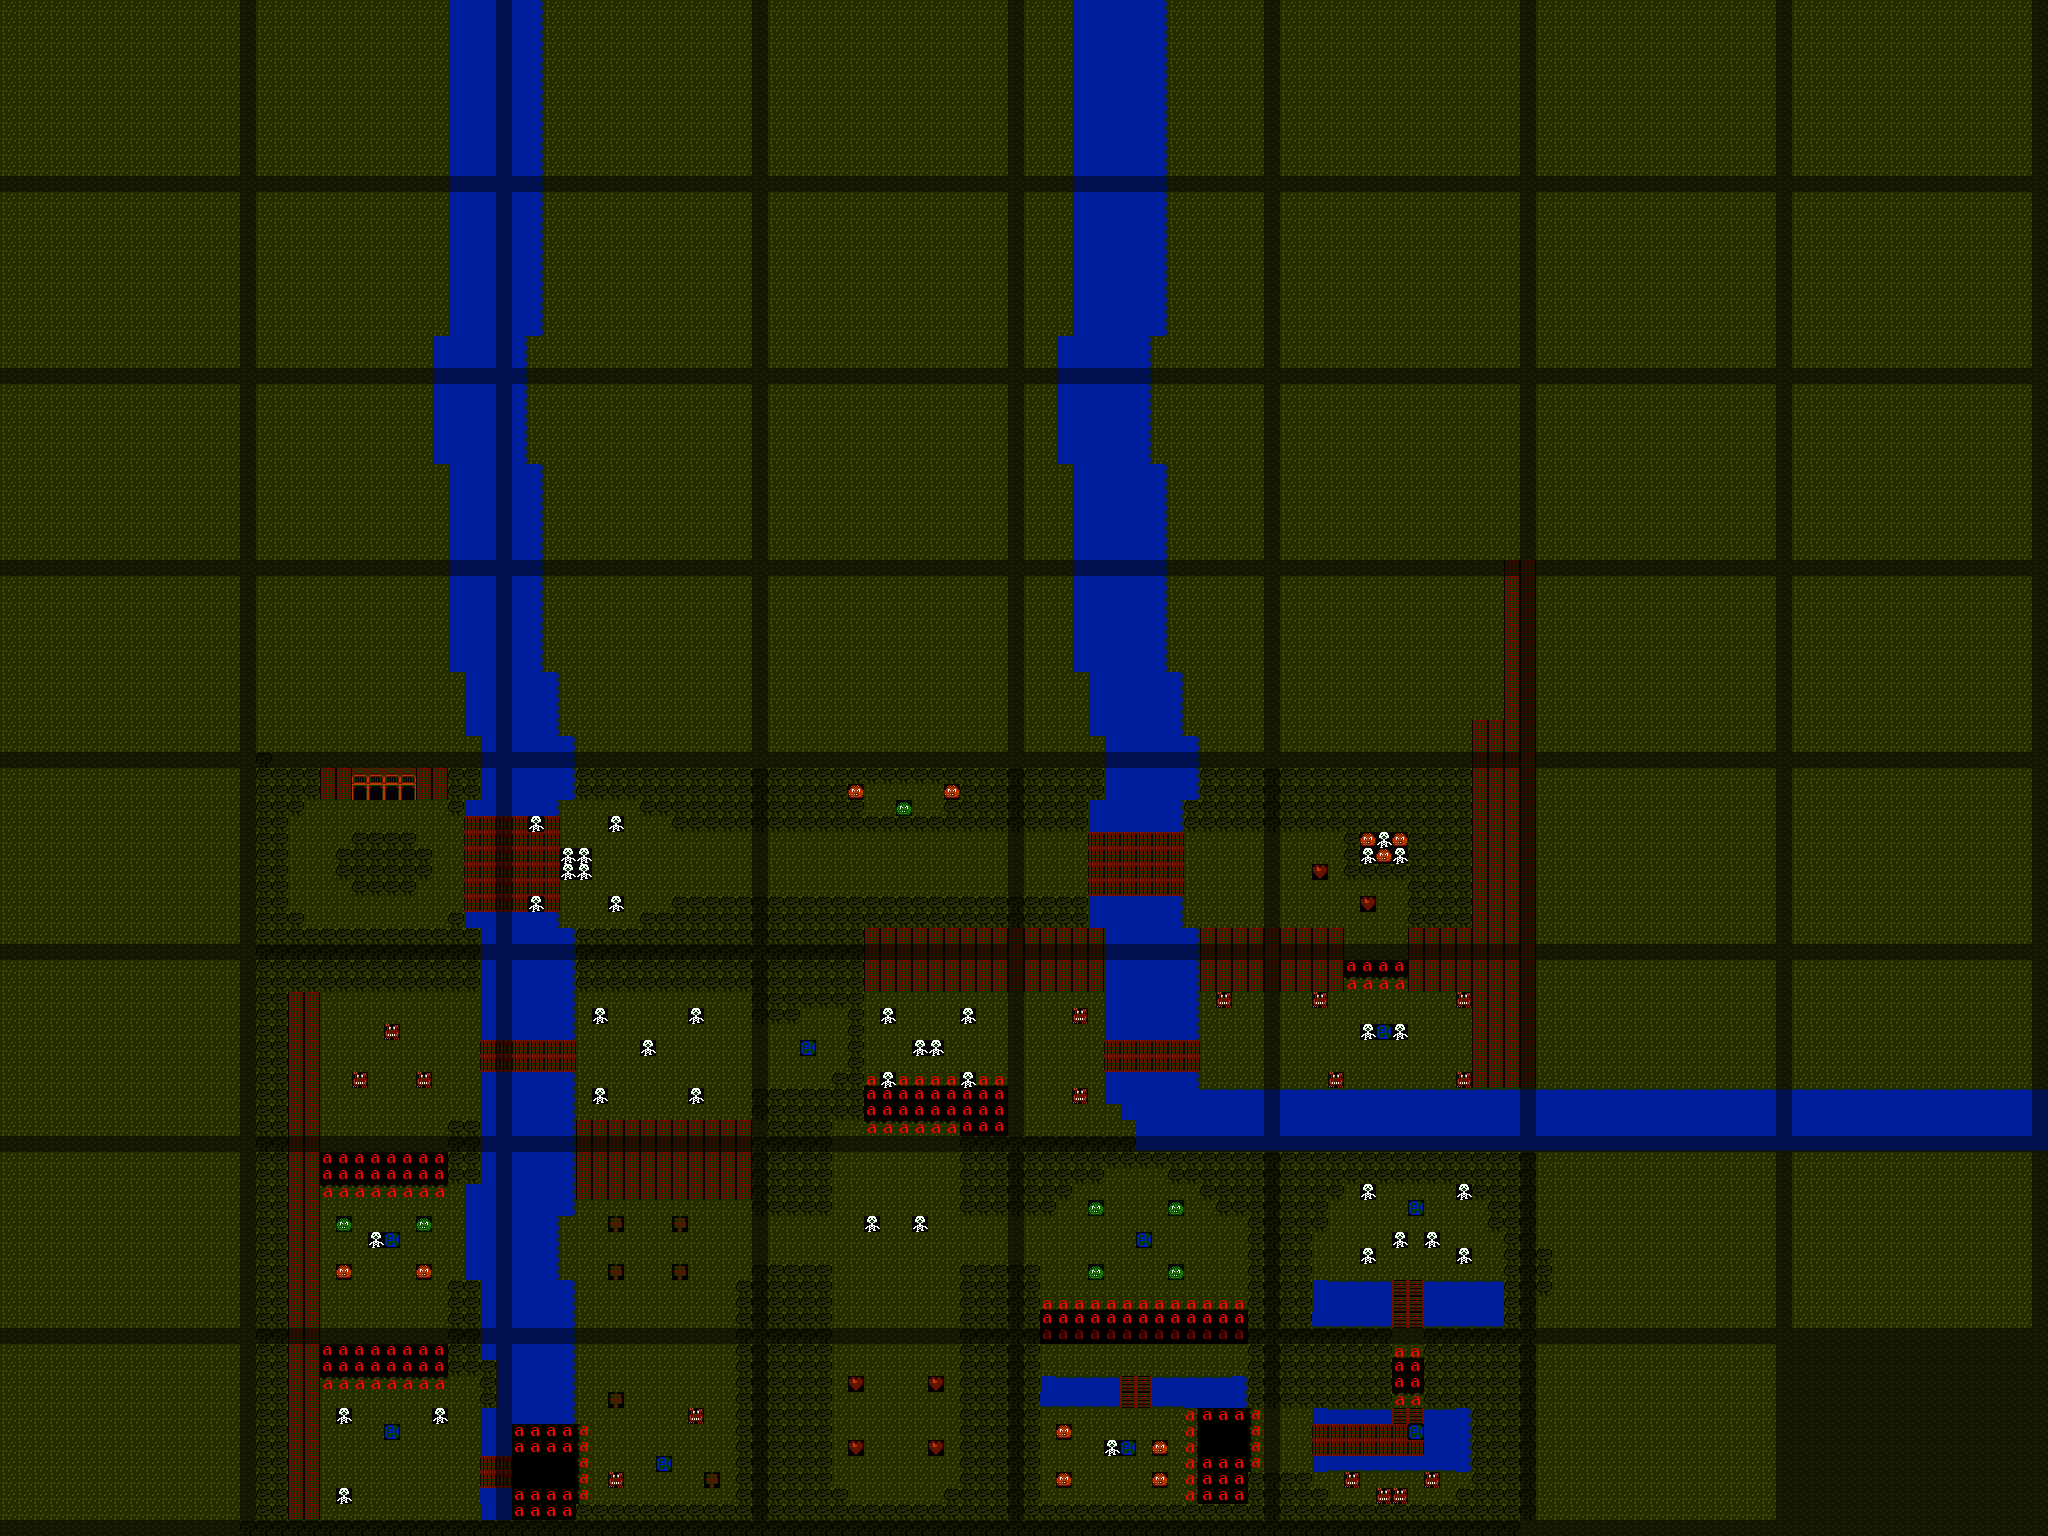

This is a level from a 2D game, rendered from its Tiled map with the project's own tilesets. A one-line summary and the map file follow, with tile-layer data summarised:
An orthogonal 128x96 tile map with 16x16 px tiles, 3 tile layers (Tile Layer 1, GRID, Sprite Layer), 2 tilesets.

<map version="1.0" orientation="orthogonal" renderorder="right-down" width="128" height="96" tilewidth="16" tileheight="16" nextobjectid="1">
 <tileset firstgid="1" name="Main" tilewidth="16" tileheight="16" tilecount="256" columns="8">
  <image source="../graphics/main_tiled.png" width="128" height="512" />
 </tileset>
 <tileset firstgid="257" name="Sprites" tilewidth="16" tileheight="16" tilecount="64" columns="8">
  <image source="../graphics/sprites.bmp" width="128" height="128" />
 </tileset>
 <layer name="Tile Layer 1" width="128" height="96">
  <data>[12288 cells, 12288 non-empty, 19 distinct tile ids]</data>
 </layer>
 <layer name="GRID" width="128" height="96" opacity="0.51">
  <data>[12288 cells, 1893 non-empty, 1 distinct tile ids]</data>
 </layer>
 <layer name="Sprite Layer" width="128" height="96">
  <data>[12288 cells, 92 non-empty, 7 distinct tile ids]</data>
 </layer>
</map>
